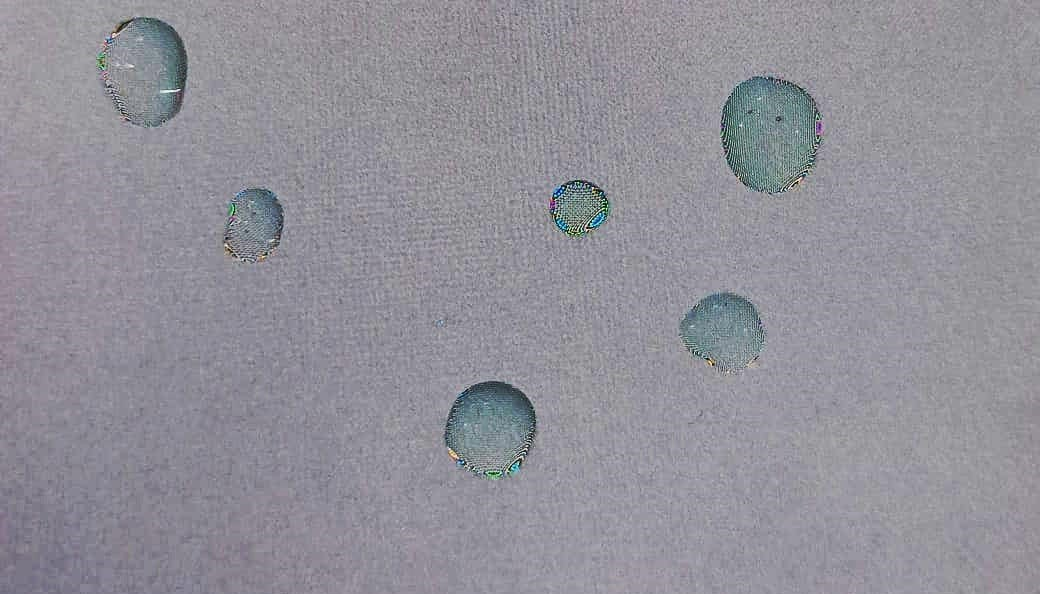
#> input picture drop1.jpg, 1040 x 594 px, found by its file name
$ python final.py
#> lines starting #> are read from the running program, lines starting #| are printed output that depends on the picture; after the words box and inside, x2 and y2 are one past the last pixel; in counts of white or black regions, pixels touching at a corner belong together; long printed decimals are rounded
import cv2
import numpy as np

# Load the image
image_path = r"C:\Users\anjit\Downloads\C++_ANJITHA\OELP\drop1.jpg"  # Adjust the path to your image
image = cv2.imread(image_path)
#> image is the input picture: shape (594, 1040, 3); mean B, G, R 153.6, 144.7, 146.1

# Check if the image was loaded successfully
if image is None:
    print(f"Error: Unable to load image at {image_path}")
    exit()

# Set the pixel-to-cm conversion factor (estimated)
pixels_per_cm = 50  # Adjust this based on your image's scale

# Minimum diameter threshold in pixels (1 cm converted to pixels)
min_diameter_pixels = 1 * pixels_per_cm

# Convert the image to grayscale for edge detection
gray_image = cv2.cvtColor(image, cv2.COLOR_BGR2GRAY)

# Apply bilateral filtering to reduce noise while preserving edges
filtered_image = cv2.bilateralFilter(gray_image, 9, 75, 75)

# Use adaptive thresholding to separate the droplets from the background
thresholded_image = cv2.adaptiveThreshold(
    filtered_image, 255, cv2.ADAPTIVE_THRESH_GAUSSIAN_C, cv2.THRESH_BINARY_INV, 11, 2
)
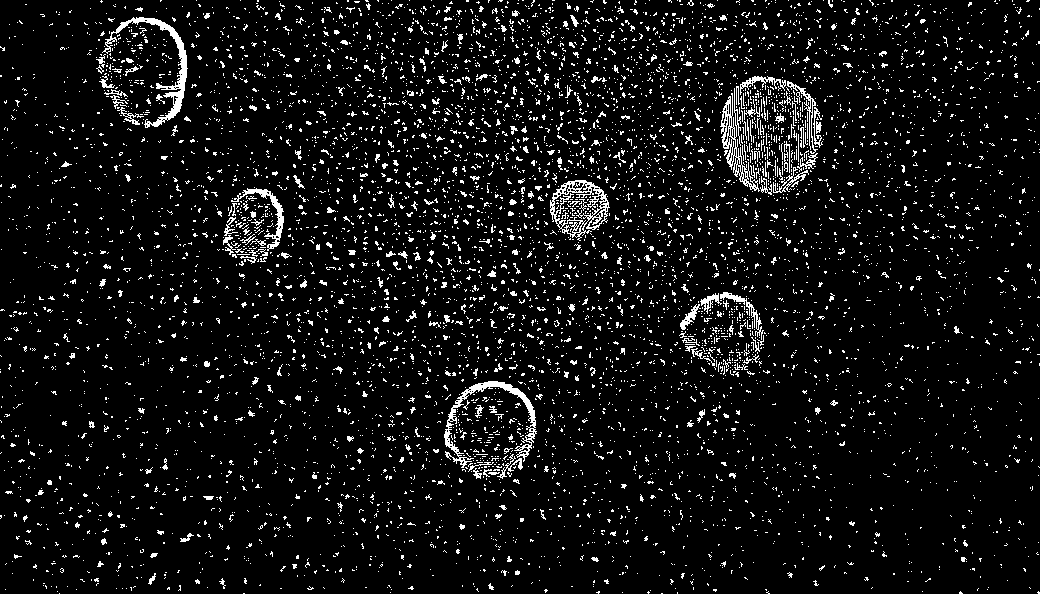
#> thresholded_image: shape (594, 1040); 6.6% white in thin lines or dots

# Apply morphological operations to clean up the thresholded image
kernel = np.ones((3, 3), np.uint8)
morphed_image = cv2.morphologyEx(thresholded_image, cv2.MORPH_CLOSE, kernel, iterations=2)
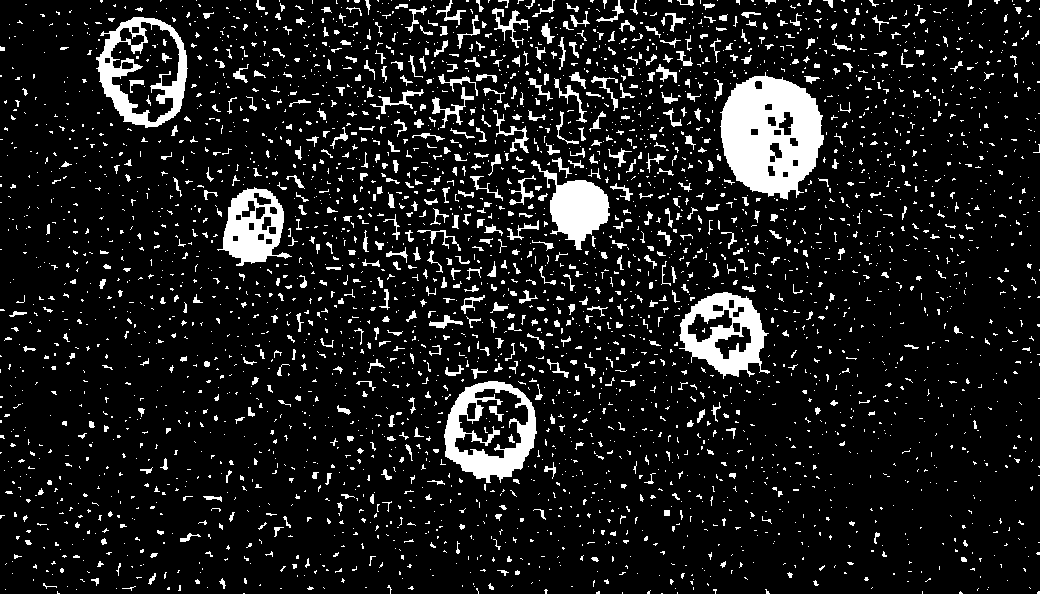
#> morphed_image: shape (594, 1040); 10.8% white; 3508 white regions (2903 under 20 px)

# Detect contours of the droplets
contours, _ = cv2.findContours(morphed_image, cv2.RETR_EXTERNAL, cv2.CHAIN_APPROX_SIMPLE)
#> contours = 3484 contours, 3226 with area under 20; largest, box (x1, y1, x2, y2) and area: (720, 72, 824, 200) 9420, (96, 17, 188, 128) 7512, (444, 381, 537, 483) 6931, (679, 292, 770, 379) 5038, (217, 187, 292, 266) 3497

# Convert the original image to BGR for drawing
output_image = image.copy()

# Initialize lists to store droplet areas and equivalent circular diameters
droplet_areas = []
equivalent_diameters = []

# Loop over all contours found
for contour in contours:
    # Calculate the contour area
    area = cv2.contourArea(contour)

    # Calculate the equivalent circular diameter based on area
    equivalent_diameter = np.sqrt(4 * area / np.pi)

    # Filter out droplets smaller than the minimum diameter in pixels
    if equivalent_diameter > min_diameter_pixels:
        droplet_areas.append(area)
        equivalent_diameters.append(equivalent_diameter)

        # Draw a bounding rectangle around the droplet
        x, y, w, h = cv2.boundingRect(contour)
        cv2.rectangle(output_image, (x, y), (x + w, y + h), (0, 255, 0), 2)
        cv2.putText(output_image, f"Area: {int(area)} px", (x, y - 10),
                    cv2.FONT_HERSHEY_SIMPLEX, 0.5, (255, 0, 0), 1)
#> this loop made 3484 passes
#> (area, equivalent_diameter, x, y, w, h) on passes 1064, 1587, 2257, 2429, 2967, 3347: (6931, 93.94, 444, 381, 93, 102), (5038.5, 80.1, 679, 292, 91, 87), (3497, 66.73, 217, 187, 75, 79), (2783, 59.53, 531, 160, 79, 90), (9420, 109.5, 720, 72, 104, 128), (7512.5, 97.8, 96, 17, 92, 111)
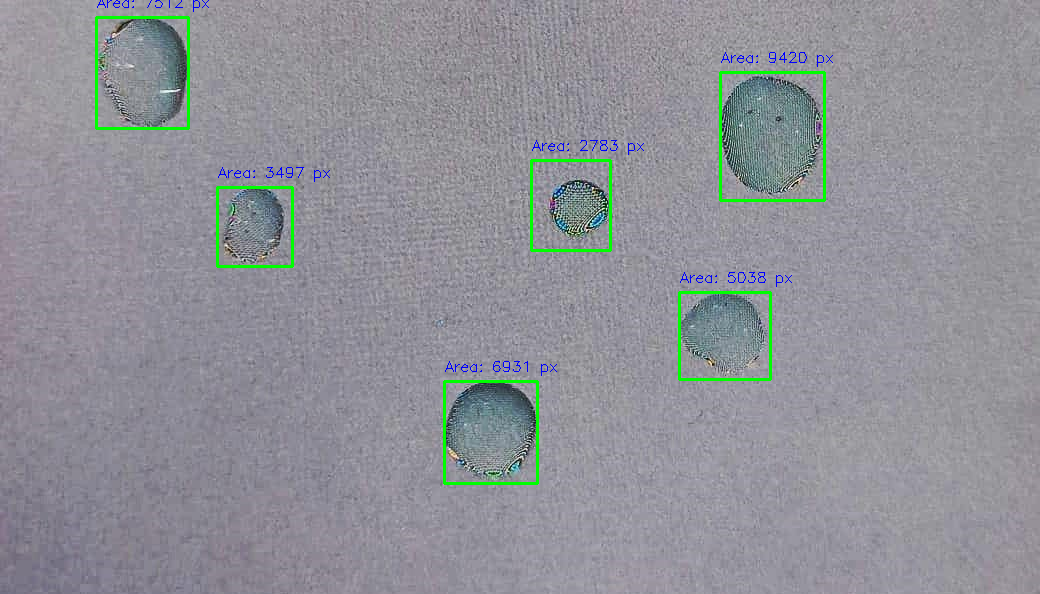
#> output_image: shape (594, 1040, 3); 1.31% of pixels changed, all inside (x1, y1, x2, y2) = (95, 0, 833, 485)
#> after the loop, droplet_areas = [6931, 5038.5, 3497, 2783, 9420, 7512.5]; equivalent_diameters = [93.94, 80.1, 66.73, 59.53, 109.5, 97.8]

# Display the results
cv2.imshow("Original Image", image)
cv2.imshow("Thresholded Image", thresholded_image)
cv2.imshow("Droplets with Size", output_image)

cv2.waitKey(0)
cv2.destroyAllWindows()

# Calculate average droplet area and equivalent diameter
if len(droplet_areas) > 0:
    avg_droplet_area = sum(droplet_areas) / len(droplet_areas)
#> avg_droplet_area = 5863.7
    avg_equivalent_diameter = sum(equivalent_diameters) / len(equivalent_diameters)
#> avg_equivalent_diameter = 84.6
else:
    avg_droplet_area = 0
    avg_equivalent_diameter = 0

# Display results in the console
print(f"Detected {len(droplet_areas)} droplets")
#| Detected 6 droplets
print(f"Average droplet area (in pixels): {avg_droplet_area}")
#| Average droplet area (in pixels): 5863.667
print(f"Average equivalent diameter (in pixels): {avg_equivalent_diameter}")
#| Average equivalent diameter (in pixels): 84.601
